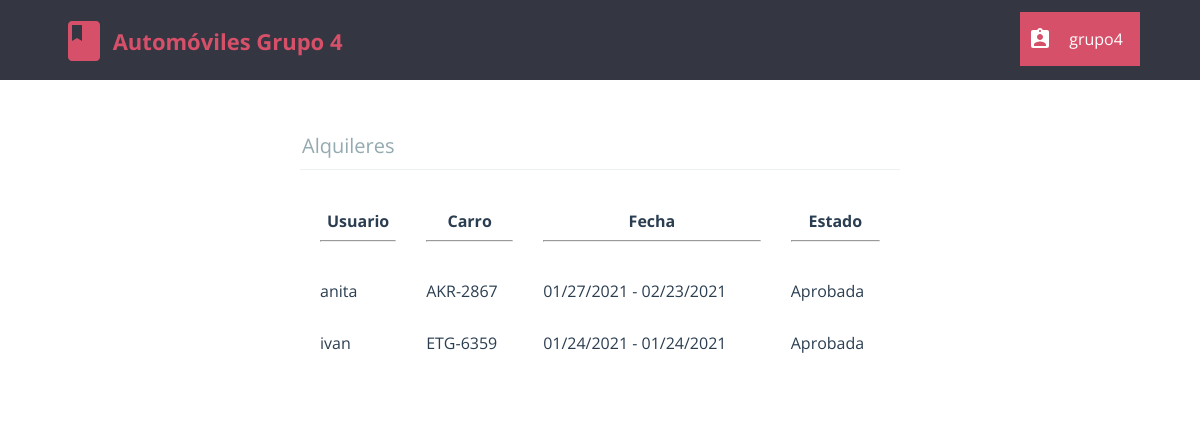
/librarian/alquileres.php (signed in), run on an earlier commit of the app's database.
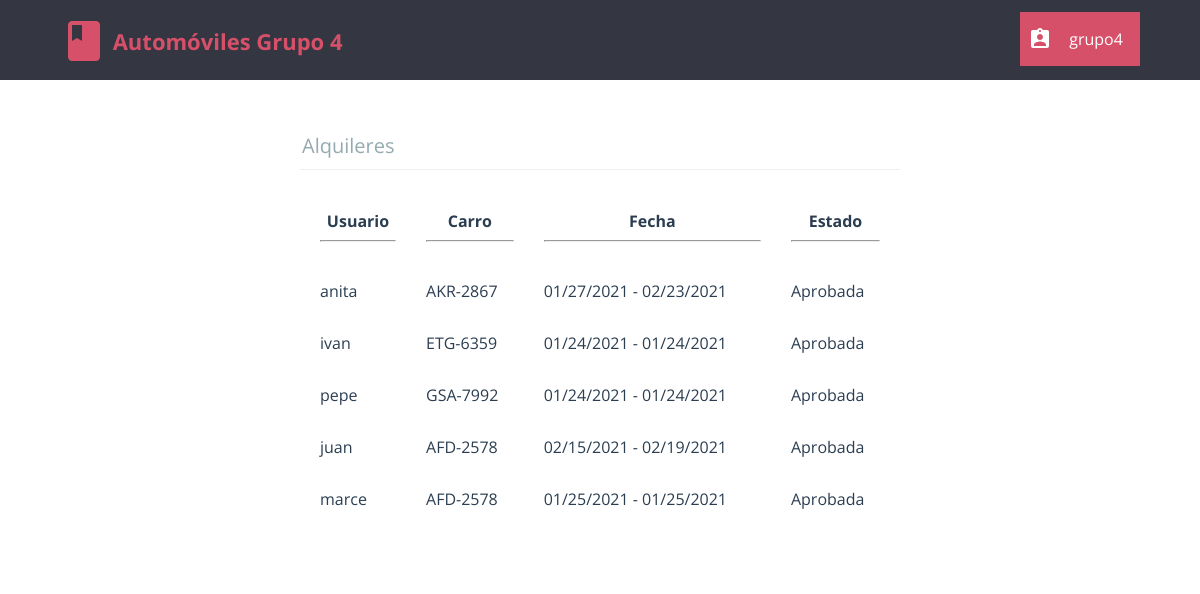
And on a later commit of the database.
### tables this page shows
CREATE TABLE `pending_book_requests` (
  `request_id` int(11) NOT NULL,
  `member` varchar(20) NOT NULL,
  `book_isbn` varchar(13) NOT NULL,
  `time` varchar(50) NOT NULL,
  `estado` varchar(20) NOT NULL DEFAULT 'pendiente'
);

### librarian/alquileres.php (the view, shortened to what this page needs)
<?php
require "../db_connect.php";
require "header_librarian.php";
?>
<html>
<head>
	<link rel="stylesheet" type="text/css" href="../css/global_styles.css">
	<link rel="stylesheet" type="text/css" href="../css/custom_checkbox_style.css">
	<link rel="stylesheet" type="text/css" href="css/pending_book_requests_style.css">
</head>
<body>
	<?php
	$query = $con->prepare("SELECT * FROM pending_book_requests;");
	$query->execute();
	$result = $query->get_result();;
	$rows = mysqli_num_rows($result);
	if ($rows == 0)
		echo "<h2 align='center'>Sin solicitudes pendientes</h2>";
	else {
		echo "<form class='cd-form' method='POST' action='#'>";
		echo "<legend>Alquileres</legend>";
		echo "<table width='100%' cellpadding=10 cellspacing=10>
						<tr>
							<th>Usuario<hr></th>
							<th>Carro<hr></th>
							<th>Fecha<hr></th>
							<th>Estado<hr></th>
						</tr>";
		for ($i = 0; $i < $rows; $i++) {
			$row = mysqli_fetch_array($result);
			echo "<tr>";
			for ($j = 1; $j < 5; $j++)
				echo "<td>" . $row[$j] . "</td>";
			echo "</tr>";
		}
		echo "</table>";
		echo "<br /><br /><div style='float: right;'>";
		echo "</div>";
		echo "</form>";
	}

### librarian/header_librarian.php (shortened to what this page needs)
<html>
	<head>
		<link rel="stylesheet" type="text/css" href="css/header_librarian_style.css" />
	</head>
	<body>
		<header>
			<div id="cd-logo">
				<a href="../">
					<img src="img/ic_logo.svg" alt="Logo" />
					<p>Automóviles Grupo 4</p>
				</a>
			</div>
			<div class="dropdown">
				<button class="dropbtn">
					<p id="librarian-name"><?php echo $_SESSION['username'] ?></p>
				</button>
			</div>
		</header>
	</body>
</html>

### librarian/css/header_librarian_style.css (style rules this page uses)
html * { -webkit-font-smoothing: antialiased; -moz-osx-font-smoothing: grayscale; }
*, *:after, *:before { -webkit-box-sizing: border-box; -moz-box-sizing: border-box; box-sizing: border-box; }
body { font-size: 100%; font-family: "Open Sans", sans-serif; background-color: white; margin: 0; }
img { max-width: 100%; }
header { position: relative; height: 50px; background: #343642; }
header #cd-logo { float: left; margin: 0 0 0 5%; -webkit-transform-origin: 0 50%; -moz-transform-origin: 0 50%; -ms-transform-origin: 0 50%; -o-transform-origin: 0 50%; transform-origin: 0 50%; -webkit-transform: scale(0.8); -moz-transform: scale(0.8); -ms-transform: scale(0.8); -o-transform: scale(0.8); transform: scale(0.8); }
header #cd-logo img , header #cd-logo p { display: inline-block; vertical-align: middle; }
header #cd-logo p { font-size: 2.2rem !important; color: #d75069; font-weight: bold; font-size: 1.4rem; }
header::after { content: ''; display: table; clear: both; }
header a { text-decoration: none; }
@media only screen and (min-width: 768px) { header { height: 80px; } }
@media only screen and (min-width: 768px) { header #cd-logo { margin: 4px 0 0 5%; -webkit-transform: scale(1); -moz-transform: scale(1); -ms-transform: scale(1); -o-transform: scale(1); transform: scale(1); } }
.dropbtn { background: url("../img/ic_librarian.svg") no-repeat 8px center; background-color: #d75069; margin-top: 10%; color: white; min-width: 120px; padding: 0 8px 0 8px; font-size: 16px; font-family: "Open Sans", sans-serif; border: none; cursor: pointer; }
#librarian-name { margin-left: 32px; }
.dropdown { position: relative; display: inline-block; float: right; margin-right: 5%; }

### css/global_styles.css (style rules this page uses)
*, *::after, *::before { -webkit-box-sizing: border-box; -moz-box-sizing: border-box; box-sizing: border-box; }
html { font-size: 62.5%; }
body { font-size: 1.8rem; font-family: "Open Sans", sans-serif; color: #2b3e51; background-color: #ffffff; }

### librarian/css/pending_book_requests_style.css (style rules this page uses)
.cd-form { width: 90%; max-width: 600px; margin: 4em auto; font-size: 1.3rem; color: #94aab0; margin-bottom: 10px; display: block; }
.cd-form::after { clear: both; content: ""; display: table; }
.cd-form legend { padding-bottom: 10px; margin-bottom: 20px; font-size: 2rem; border-bottom: 1px solid #ecf0f1; }
.cd-form legend { display: block; width: 100%; -webkit-appearance: none; -moz-appearance: none; -ms-appearance: none; -o-appearance: none; appearance: none; }

What changed in the data, as far as the page shows it:
added pending_book_requests: member "pepe", book_isbn "GSA-7992", time "01/24/2021 - 01/24/2021", estado "Aprobada"
added pending_book_requests: member "juan", book_isbn "AFD-2578", time "02/15/2021 - 02/19/2021", estado "Aprobada"
added pending_book_requests: member "marce", book_isbn "AFD-2578", time "01/25/2021 - 01/25/2021", estado "Aprobada"
